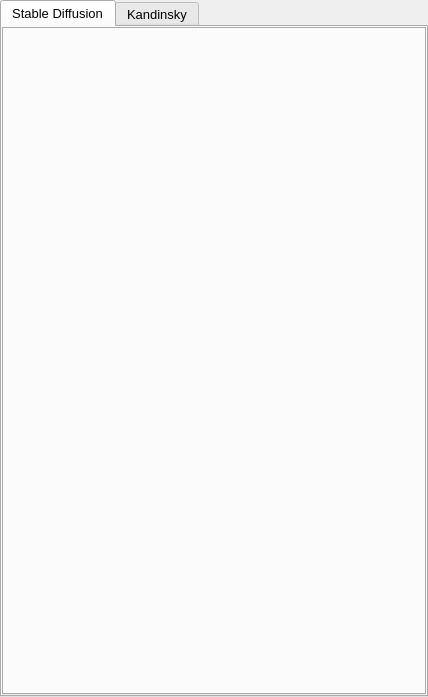
<?xml version="1.0" encoding="UTF-8"?>
<ui version="4.0">
 <class>Form</class>
 <widget class="QWidget" name="Form">
  <property name="geometry">
   <rect>
    <x>0</x>
    <y>0</y>
    <width>428</width>
    <height>697</height>
   </rect>
  </property>
  <property name="sizePolicy">
   <sizepolicy hsizetype="MinimumExpanding" vsizetype="Preferred">
    <horstretch>0</horstretch>
    <verstretch>0</verstretch>
   </sizepolicy>
  </property>
  <property name="minimumSize">
   <size>
    <width>262</width>
    <height>0</height>
   </size>
  </property>
  <property name="maximumSize">
   <size>
    <width>16777215</width>
    <height>16777215</height>
   </size>
  </property>
  <property name="windowTitle">
   <string>Form</string>
  </property>
  <property name="styleSheet">
   <string notr="true">b</string>
  </property>
  <layout class="QGridLayout" name="gridLayout">
   <property name="leftMargin">
    <number>0</number>
   </property>
   <property name="topMargin">
    <number>0</number>
   </property>
   <property name="rightMargin">
    <number>0</number>
   </property>
   <property name="bottomMargin">
    <number>0</number>
   </property>
   <property name="spacing">
    <number>0</number>
   </property>
   <item row="0" column="0">
    <widget class="QTabWidget" name="sectionTabWidget">
     <property name="sizePolicy">
      <sizepolicy hsizetype="Preferred" vsizetype="Expanding">
       <horstretch>0</horstretch>
       <verstretch>0</verstretch>
      </sizepolicy>
     </property>
     <property name="minimumSize">
      <size>
       <width>0</width>
       <height>0</height>
      </size>
     </property>
     <property name="maximumSize">
      <size>
       <width>16777215</width>
       <height>16777215</height>
      </size>
     </property>
     <property name="font">
      <font>
       <pointsize>10</pointsize>
      </font>
     </property>
     <property name="layoutDirection">
      <enum>Qt::LeftToRight</enum>
     </property>
     <property name="autoFillBackground">
      <bool>false</bool>
     </property>
     <property name="styleSheet">
      <string notr="true"/>
     </property>
     <property name="tabPosition">
      <enum>QTabWidget::North</enum>
     </property>
     <property name="tabShape">
      <enum>QTabWidget::Rounded</enum>
     </property>
     <property name="currentIndex">
      <number>0</number>
     </property>
     <property name="elideMode">
      <enum>Qt::ElideNone</enum>
     </property>
     <property name="documentMode">
      <bool>false</bool>
     </property>
     <property name="tabsClosable">
      <bool>false</bool>
     </property>
     <property name="movable">
      <bool>false</bool>
     </property>
     <property name="tabBarAutoHide">
      <bool>false</bool>
     </property>
     <widget class="QWidget" name="tab">
      <attribute name="title">
       <string>Stable Diffusion</string>
      </attribute>
      <layout class="QGridLayout" name="gridLayout_4">
       <property name="leftMargin">
        <number>0</number>
       </property>
       <property name="topMargin">
        <number>0</number>
       </property>
       <property name="rightMargin">
        <number>0</number>
       </property>
       <property name="bottomMargin">
        <number>0</number>
       </property>
       <property name="spacing">
        <number>0</number>
       </property>
       <item row="0" column="0">
        <widget class="QTabWidget" name="stableDiffusionTabWidget">
         <property name="font">
          <font>
           <pointsize>10</pointsize>
          </font>
         </property>
         <property name="tabPosition">
          <enum>QTabWidget::West</enum>
         </property>
         <property name="documentMode">
          <bool>false</bool>
         </property>
         <property name="movable">
          <bool>false</bool>
         </property>
        </widget>
       </item>
      </layout>
     </widget>
     <widget class="QWidget" name="tab_2">
      <property name="layoutDirection">
       <enum>Qt::LeftToRight</enum>
      </property>
      <attribute name="title">
       <string>Kandinsky</string>
      </attribute>
      <layout class="QGridLayout" name="gridLayout_5">
       <property name="leftMargin">
        <number>0</number>
       </property>
       <property name="topMargin">
        <number>0</number>
       </property>
       <property name="rightMargin">
        <number>0</number>
       </property>
       <property name="bottomMargin">
        <number>0</number>
       </property>
       <property name="spacing">
        <number>0</number>
       </property>
       <item row="0" column="0">
        <widget class="QTabWidget" name="kandinskyTabWidget">
         <property name="tabPosition">
          <enum>QTabWidget::West</enum>
         </property>
         <property name="currentIndex">
          <number>-1</number>
         </property>
        </widget>
       </item>
      </layout>
     </widget>
    </widget>
   </item>
  </layout>
 </widget>
 <resources/>
 <connections/>
</ui>
